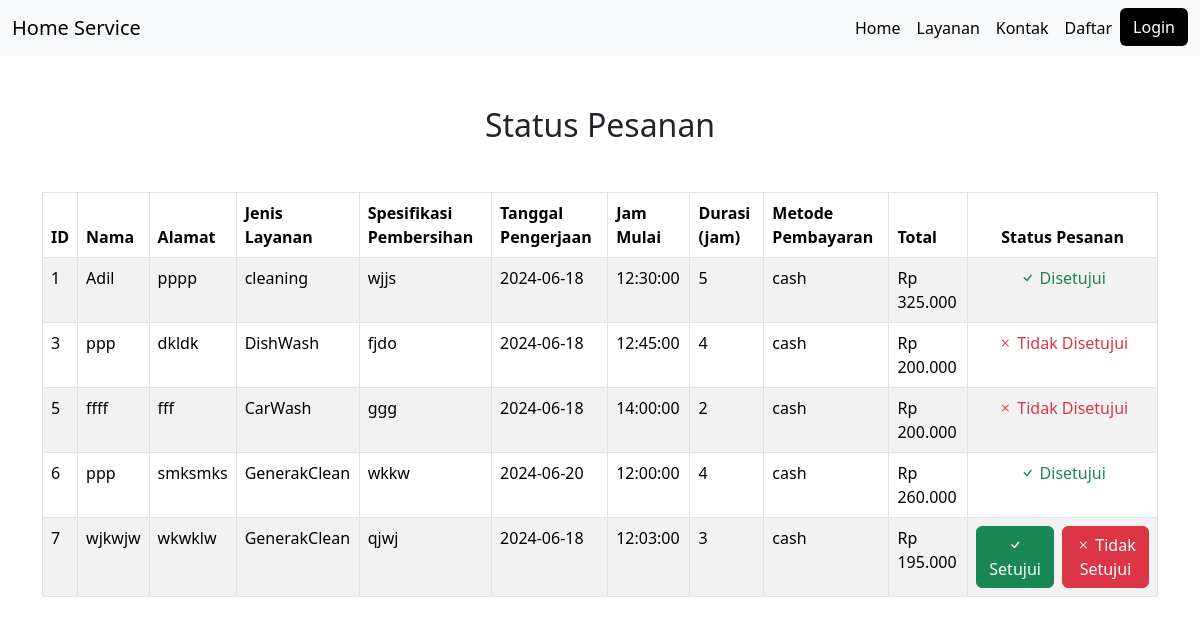
Before: /statuspesanan.php with the older database file.
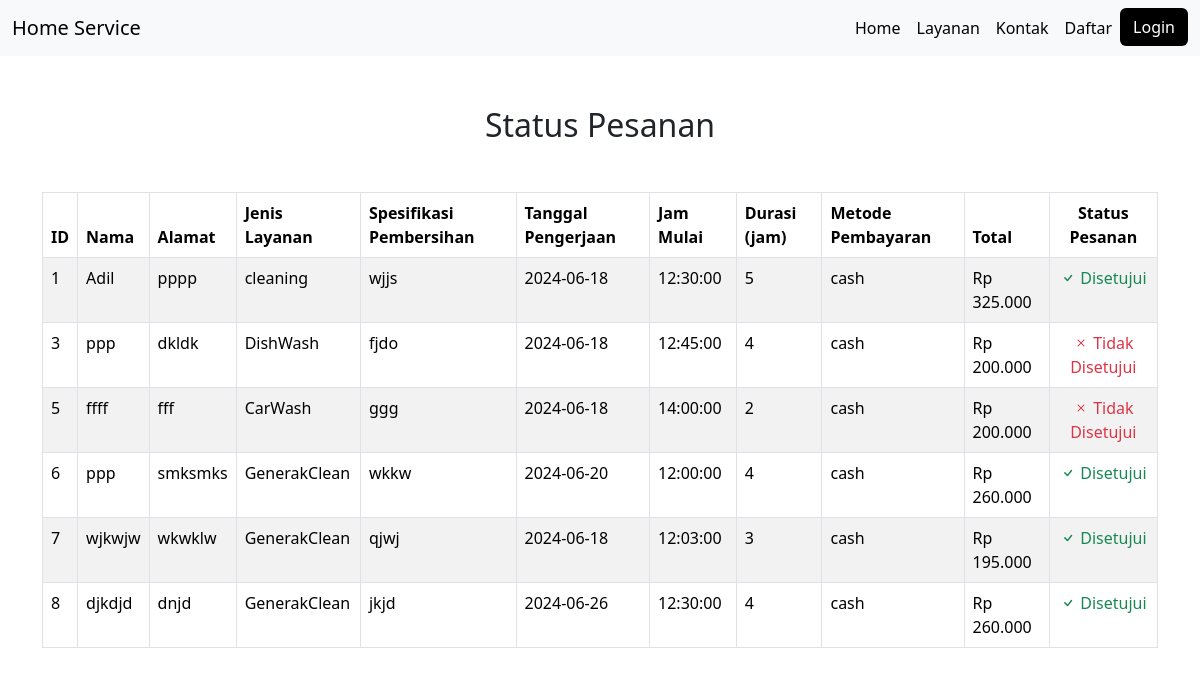
After: the same page with the newer database file.
### tables this page shows
CREATE TABLE `bookings` (
  `id` int(11) NOT NULL AUTO_INCREMENT,
  `name` varchar(255) NOT NULL,
  `address` text NOT NULL,
  `service_type` varchar(50) NOT NULL,
  `cleaning_spec` varchar(255) DEFAULT NULL,
  `date` date NOT NULL,
  `start_time` time NOT NULL,
  `duration` int(11) NOT NULL,
  `payment_method` varchar(50) NOT NULL,
  `total` int(11) NOT NULL,
  `user_id` int(11) NOT NULL,
  `approved` enum('pending','approved','rejected') DEFAULT 'pending',
  `notification_sent` tinyint(1) NOT NULL DEFAULT 0,
  `created_at` timestamp NOT NULL DEFAULT current_timestamp(),
  PRIMARY KEY (`id`),
  KEY `user_id` (`user_id`)
);

### statuspesanan.php (the view, shortened to what this page needs)
<!DOCTYPE html>
<html lang="en">
<head>
    <link href="https://cdn.jsdelivr.net/npm/bootstrap@5.3.3/dist/css/bootstrap.min.css" rel="stylesheet">
</head>
<body>
    <?php
    include 'navbar.php'; ?>
    <div class="container">
        <h2 class="text-center">Status Pesanan</h2>
        <table class="table table-striped table-bordered mt-5">
            <thead>
                <tr>
                    <th scope="col">ID</th>
                    <th scope="col">Nama</th>
                    <th scope="col">Alamat</th>
                    <th scope="col">Jenis Layanan</th>
                    <th scope="col">Spesifikasi Pembersihan</th>
                    <th scope="col">Tanggal Pengerjaan</th>
                    <th scope="col">Jam Mulai</th>
                    <th scope="col">Durasi (jam)</th>
                    <th scope="col">Metode Pembayaran</th>
                    <th scope="col">Total</th>
                    <th scope="col" class="text-center">Status Pesanan</th>
                </tr>
            </thead>
            <tbody>
                <?php
                $sql = "SELECT * FROM bookings";
                $result = $connect->query($sql);
                if ($result->num_rows > 0) {
                    while ($row = $result->fetch_assoc()) {
                        echo "<tr>";
                        echo "<td>" . $row['id'] . "</td>";
                        echo "<td>" . $row['name'] . "</td>";
                        echo "<td>" . $row['address'] . "</td>";
                        echo "<td>" . $row['service_type'] . "</td>";
                        echo "<td>" . $row['cleaning_spec'] . "</td>";
                        echo "<td>" . $row['date'] . "</td>";
                        echo "<td>" . $row['start_time'] . "</td>";
                        echo "<td>" . $row['duration'] . "</td>";
                        echo "<td>" . $row['payment_method'] . "</td>";
                        echo "<td>Rp " . number_format($row['total'], 0, ',', '.') . "</td>";
                        echo "<td class='text-center'>";
                        echo "<form action='update_status.php' method='post' class='d-flex justify-content-center'>";
                        $status = $row['approved'];
                        if ($status == 'pending') {
                            echo "<button type='submit' class='btn btn-success me-2' name='approve'><i class='bi bi-check'></i> Setujui</button>";
                            echo "<button type='submit' class='btn btn-danger' name='reject'><i class='bi bi-x'></i> Tidak Setujui</button>";
                        } elseif ($status == 'approved') {
                            echo "<span class='text-success'><i class='bi bi-check'></i> Disetujui</span>";
                        } elseif ($status == 'rejected') {
                            echo "<span class='text-danger'><i class='bi bi-x'></i> Tidak Disetujui</span>";
                        }
                        echo "</form>";
                        echo "</td>";
                        echo "</tr>";
                    }
                } else {
                    echo "<tr><td colspan='11'>Tidak ada data yang ditemukan</td></tr>";
                }
                ?>
            </tbody>
        </table>
    </div>
</body>
</html>

Changed rows visible on the page:
changed bookings "wjkwjw": approved "Setujui Tidak Setujui" → "Disetujui"
added bookings: id "8", name "djkdjd", address "dnjd", service_type "GenerakClean", cleaning_spec "jkjd", date "2024-06-26", start_time "12:30:00", duration "4", payment_method "cash", total "260.000", approved "approved" (drawn)
